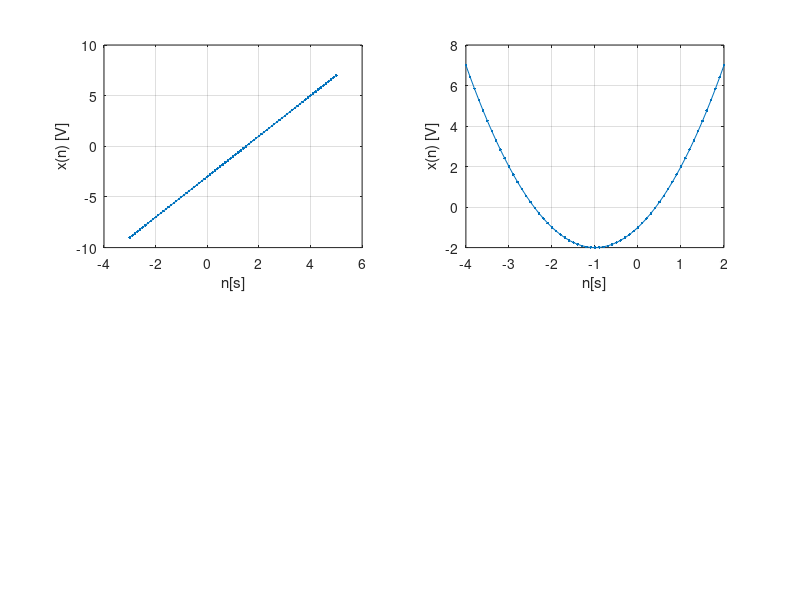

Reproduce this figure in MATLAB.
clear 
clc

subplot(2,2,1);
x=(-3:0.1:5); %[s]
y=2*x-3;
plot(x,y,'.-');
grid on;
xlabel('n[s]');
ylabel('x(n) [V]');


subplot(2,2,2);
x=(-4:0.1:2); %[s]
y=x.^2+2*x-1;
plot(x,y,'.-'); 
grid on;
xlabel('n[s]');
ylabel('x(n) [V]');